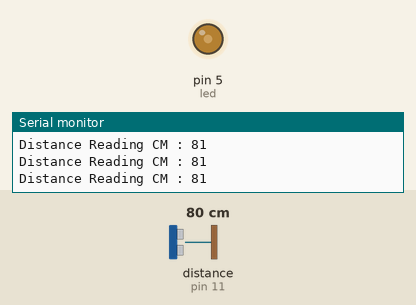
Recording of a sketch running on a simulated Arduino Uno, built with avr-gcc and run on an emulated ATmega328P. Shown: output pins drawn as LEDs (lit = HIGH), the last lines printed to the serial monitor. Inputs (shaded band) come from the test bench; at power-on: distance to the obstacle (sensor on pin 11) 80 cm. The echo pulse lasts 58.3 µs per cm.

Above: at 1.2 s.
1.3 s: distance to the obstacle (sensor on pin 11) set to 42 cm
At 1.99 s:
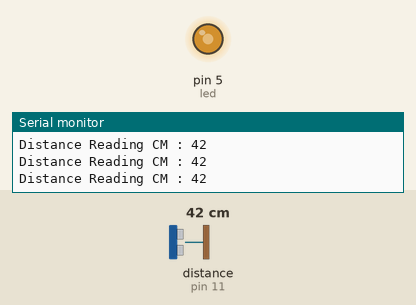
4.3 s: distance to the obstacle (sensor on pin 11) set to 35 cm
At 5.65 s:
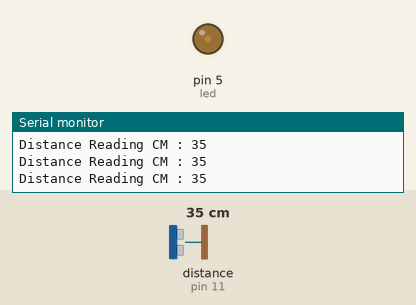
7.3 s: distance to the obstacle (sensor on pin 11) set to 43 cm
At 12.68 s:
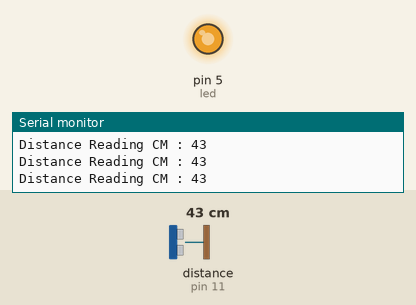
Timing chart, 0 to 16.3 s (numbered marks = the images above; inputs shaded):
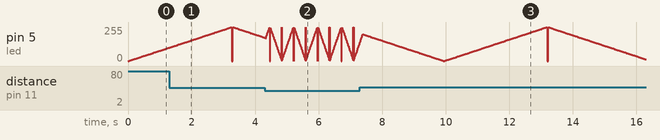

Measured:
- the behaviour switches between 40 and 39 cm on distance to the obstacle (sensor on pin 11) (found by bisection; images 1 and 2)

The sketch:

proximity.ino
```cpp
#include <NewPing.h>   //include the library

int led = 5;           // the PWM pin the LED is attached to
int brightness = 0;    // how bright the LED is
int fadeAmount1 = 7;    // how many points to fade the LED by
int fadeAmount2 = 2;    // how many points to fade the LED by


int triggerPin = 12;   //pin conneccted to the Trig pin on the sensor
int echoPin = 11;       //pin connected to the Echo pin on the sensor
int maxDistance = 200;  //set the max distance for the sensor to read (helps with errors)
int distanceVal; //variable to hold the distance val
int lastFade;
int fadeRate = 200;

int sampleRate = 200;   //how fast to sample the value
long lastReading;       //used for the timer

NewPing proximity1(triggerPin, echoPin, maxDistance);   //sets up the sensor object

void setup()
{
  Serial.begin(9600);  //start the serial port
  pinMode(led, OUTPUT);
}

void loop() {

  if(millis()-lastReading>=sampleRate) //this very simple statement is the timer,
{
  distanceVal = proximity1.ping_cm();  //get the distance value in centimeters


  lastReading = millis();

  Serial.print("Distance Reading CM : ");  //print the value to the Serial monitor
  Serial.println(distanceVal);
}


if((distanceVal<40)&&(distanceVal>0)){

    // set the brightness of pin 9:
  analogWrite(led, brightness);

  // change the brightness for next time through the loop:
  brightness = brightness + fadeAmount1;

  // reverse the direction of the fading at the ends of the fade:
  if (brightness <= 0 || brightness >= 255) {
    fadeAmount1 = -fadeAmount1;
  }
  // wait for 30 milliseconds to see the dimming effect
  delay(10);
}


else{

    // set the brightness of pin 9:
  analogWrite(led, brightness);

  // change the brightness for next time through the loop:
  brightness = brightness + fadeAmount2;

  // reverse the direction of the fading at the ends of the fade:
  if (brightness <= 0 || brightness >= 255) {
    fadeAmount2 = -fadeAmount2;
  }
  // wait for 30 milliseconds to see the dimming effect
  delay(25);
}


}
```
